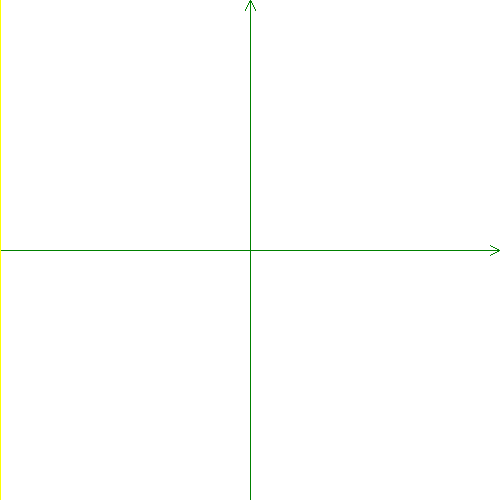
Frame 1 (no input)
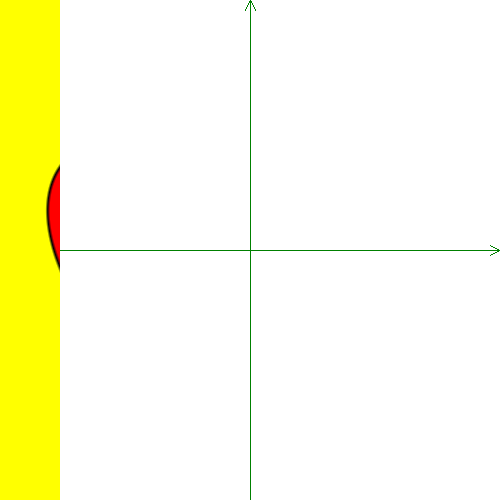
Frame 60 (the mouse pressed at the canvas centre just before this capture)
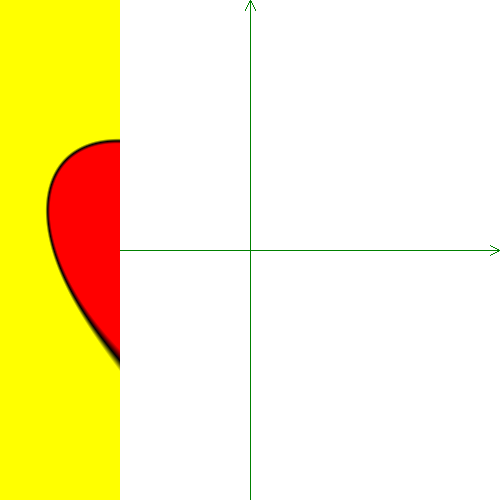
Frame 120 (the mouse held since frame 60 and released just before this capture)

The Processing sketch that drew these frames (run headless with seeded random() and noise(); from frame 60 on, the mouse is pressed at the canvas centre):

// Processing sketch: two_vars_chart_04_Feb14
// ── two_vars_chart_04_Feb14.pde
//Wykres funkcji sercokrztałtnej dwu zmiennych w trybie proceduralnym
//-///////////////////////////////////////////////////////////////////

float sqr(float x)
{
  return x*x;
}

float mojaFunkcja(float x,float y) //TO JEST WIZUALIZOWANA FUNKCJA TRYGONOMETRYCZNA
{
  float a=2.5,c=-1.25;
  x+=2; y+=0.01;
  return sqr(sqr(x)+sqr(y)-a*x)-sqr(x)*sqr(y)+c;
}

//Globalne ustawienia
float stepX,stepY,mnozZ;
void setup()
{
  size(500,500);
  noSmooth();
  background(255);
  stepX=(PI*2)/width; //Which segment X for a single window column of length `width`
  stepY=(PI*2)/height; //Which Y-segment corresponds to a single row in a window of height `height`
  mnozZ=255;
  axes();
  //blendMode(DARKEST); //todobrzedziałatlkoprzy-Smooth
}

int k=0; //Licznik pętli po kolumnach ukrytej w wywołaniach draw()
void draw() //Rysuje wykres kolumna po kolumnie
{
  if(k<width) //Przejście po wszystkich kolumnach pikseli
  {
    float x=k*stepX-PI;   //Convert the window column to x; we want it to include negative values as well.
    for(int w=0;w<height;w++) // a w kolumnach przejście po wszystkich wierszach
    {
      float y=(height-w)*stepY-PI; //Converting the window row to a y-coordinate; we want these to be negative as well.
      float z=mojaFunkcja(y,x);       //Obliczenie funkcji (zamieniamy x z y żeby "serce" miało "poprawne" połozenie)
      if(z>0) stroke(z*mnozZ,z*mnozZ,0); //Ustalenie koloru dla wyników dodatnich
      else    stroke(-z*mnozZ,0,0); // oraz dla ujemnych
      point(k,w);            //Nakreślenie punktu w odpowiednim miejscu
    }
  }
  else
  {
     axes();
  }
  k++; //Tu musimy sami zadbać o powiększanie licznika
}

void axes()  //rysunek układu współrzędnych
{
  stroke(0,128,0);
  line(0,height/2,width,height/2);          //Oś X
  line(width,height/2,width-10,height/2-5); //Grot X
  line(width,height/2,width-10,height/2+5); //Grot X c.d.
  line(width/2,0,width/2,height);           //Oś Y
  line(width/2,0,width/2+5,10);             //Pół grotu Y
  line(width/2,0,width/2-5,10);             //Drugie pół grotu Y
}




/// @date 2026-10-29 ( → https://github.com/borkowsk/bookProcessingEN)
